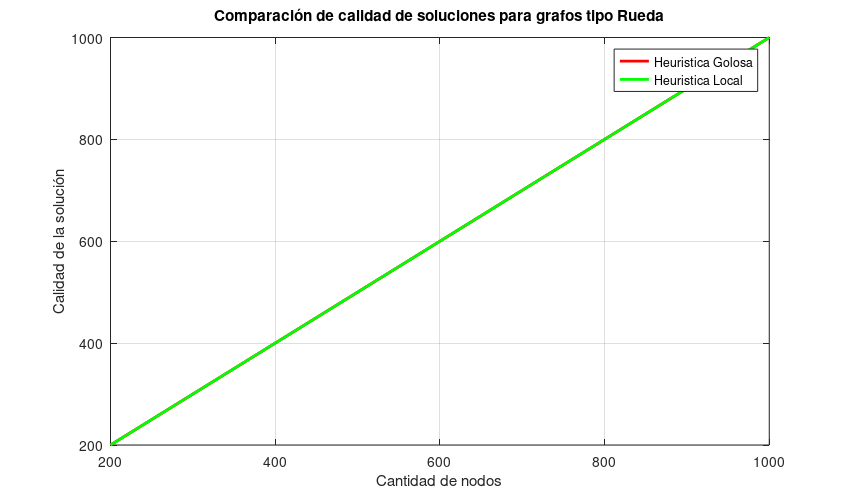
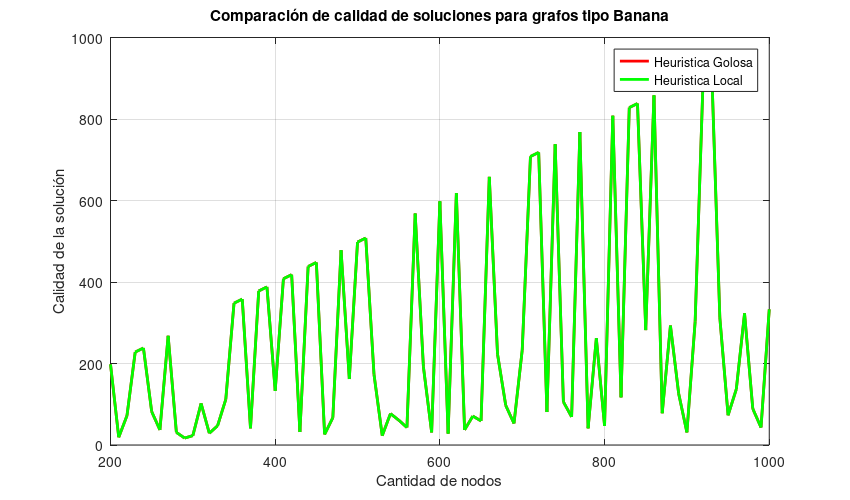
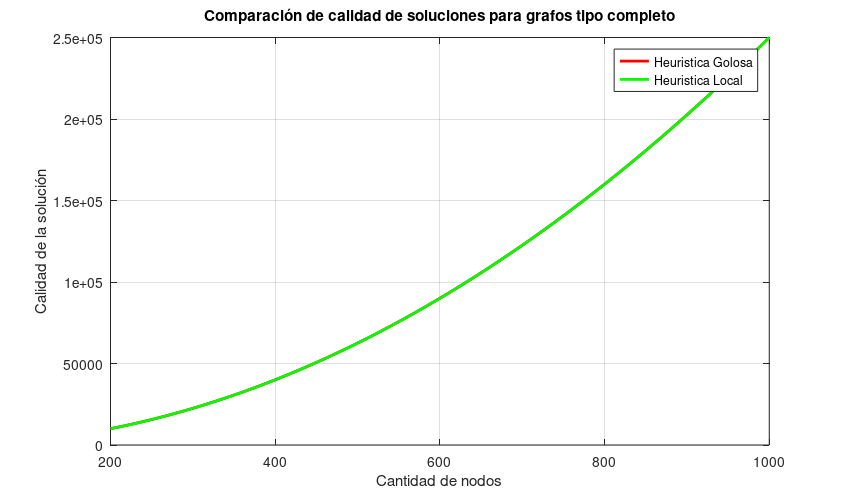
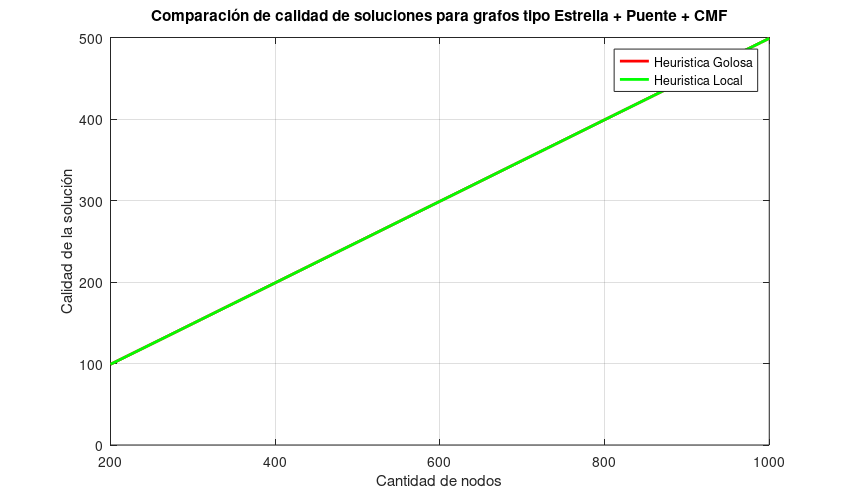

The MATLAB script that drew these images, in order:
# Ya estoy en la carpeta correcta

# A graficar!

clear;
hold off;


# 2  	WHEEL							Rueda
# 3 	BANANA						  	Banana Tree
# 4  	COMPLETE						Completo
# 9  	BIPARTITE_COMPLETE				Bipartito Completo
# 12  	CONNECTED_DENSITY				Conexo por densidad de ejes
# 14  	GREEDY_NOT_IN_CMF				Estrella+Puente+CMF
# 15  	GREEDY_IN_CMF					Estrella+CMF
# 17  	STAR_BRIDGE_DOUBLE_STAR			Estrella+Puente+Doble Estrella


goloso=load("calidadGrande/goloso_2.dat");
local=load("calidadGrande/local_2.dat");
#tabu=load("calidadGrande/tabu_2.dat");

plot(goloso(:,2), goloso(:,1), '-r', 'LineWidth', 2,local(:,2), local(:,1), '-g', 'LineWidth', 2);
title("Comparación de calidad de soluciones para grafos tipo Rueda");
xlabel("Cantidad de nodos");
ylabel("Calidad de la solución");
legend("Heuristica Golosa", "Heuristica Local");
grid;

set(gcf,'PaperUnits','inches','PaperPosition',[0 0 8.5 5])

print("versus_rueda_calidad_solucion.jpg");

%%%%%%%%%%%%%%%%%%%%%%%%%%%%%%%%%%%%%%%%%%%%%%%%%%%%%%%%%%%%%%%%%
%%%%%%%%%%%%%%%%%%%%%%%%%%%%%%%%%%%%%%%%%%%%%%%%%%%%%%%%%%%%%%%%%
%%%%%%%%%%%%%%%%%%%%%%%%%%%%%%%%%%%%%%%%%%%%%%%%%%%%%%%%%%%%%%%%%
%%%%%%%%%%%%%%%%%%%%%%%%%%%%%%%%%%%%%%%%%%%%%%%%%%%%%%%%%%%%%%%%%
%%%%%%%%%%%%%%%%%%%%%%%%%%%%%%%%%%%%%%%%%%%%%%%%%%%%%%%%%%%%%%%%%

goloso=load("calidadGrande/goloso_3.dat");
local=load("calidadGrande/local_3.dat");
#tabu=load("calidadGrande/tabu_3.dat");


plot(goloso(:,2), goloso(:,1), '-r', 'LineWidth', 2,local(:,2), local(:,1), '-g', 'LineWidth', 2);
#plot(goloso(:,1), goloso(:,1), '-r', 'LineWidth', 2,local(:,1), local_dat(:,1), '-g', 'LineWidth', 2,tabu(:,1), tabu_dat(:,1), '-b', 'LineWidth', 2);
title("Comparación de calidad de soluciones para grafos tipo Banana");
xlabel("Cantidad de nodos");
ylabel("Calidad de la solución");
legend("Heuristica Golosa", "Heuristica Local");
grid;

set(gcf,'PaperUnits','inches','PaperPosition',[0 0 8.5 5])

print("versus_banana_calidad_solucion.jpg");

%%%%%%%%%%%%%%%%%%%%%%%%%%%%%%%%%%%%%%%%%%%%%%%%%%%%%%%%%%%%%%%%%
%%%%%%%%%%%%%%%%%%%%%%%%%%%%%%%%%%%%%%%%%%%%%%%%%%%%%%%%%%%%%%%%%
%%%%%%%%%%%%%%%%%%%%%%%%%%%%%%%%%%%%%%%%%%%%%%%%%%%%%%%%%%%%%%%%%
%%%%%%%%%%%%%%%%%%%%%%%%%%%%%%%%%%%%%%%%%%%%%%%%%%%%%%%%%%%%%%%%%
%%%%%%%%%%%%%%%%%%%%%%%%%%%%%%%%%%%%%%%%%%%%%%%%%%%%%%%%%%%%%%%%%

goloso=load("calidadGrande/goloso_4.dat");
local=load("calidadGrande/local_4.dat");
#tabu=load("calidadGrande/tabu_4.dat");

plot(goloso(:,2), goloso(:,1), '-r', 'LineWidth', 2,local(:,2), local(:,1), '-g', 'LineWidth', 2);
#plot(goloso(:,1), goloso_dat(:,1), '-r', 'LineWidth', 2,local(:,1), local_dat(:,1), '-g', 'LineWidth', 2,tabu(:,1), tabu_dat(:,1), '-b', 'LineWidth', 2);
title("Comparación de calidad de soluciones para grafos tipo completo");
xlabel("Cantidad de nodos");
ylabel("Calidad de la solución");
legend("Heuristica Golosa", "Heuristica Local");
grid;

set(gcf,'PaperUnits','inches','PaperPosition',[0 0 8.5 5])

print("versus_completo_calidad_solucion.jpg");

%%%%%%%%%%%%%%%%%%%%%%%%%%%%%%%%%%%%%%%%%%%%%%%%%%%%%%%%%%%%%%%%%
%%%%%%%%%%%%%%%%%%%%%%%%%%%%%%%%%%%%%%%%%%%%%%%%%%%%%%%%%%%%%%%%%
%%%%%%%%%%%%%%%%%%%%%%%%%%%%%%%%%%%%%%%%%%%%%%%%%%%%%%%%%%%%%%%%%
%%%%%%%%%%%%%%%%%%%%%%%%%%%%%%%%%%%%%%%%%%%%%%%%%%%%%%%%%%%%%%%%%
%%%%%%%%%%%%%%%%%%%%%%%%%%%%%%%%%%%%%%%%%%%%%%%%%%%%%%%%%%%%%%%%%

goloso=load("calidadGrande/goloso_14.dat");
local=load("calidadGrande/local_14.dat");
#tabu=load("calidadGrande/tabu_14.dat");

plot(goloso(:,2), goloso(:,1), '-r', 'LineWidth', 2,local(:,2), local(:,1), '-g', 'LineWidth', 2);
#plot(goloso(:,1), goloso(:,1), '-r', 'LineWidth', 2,local(:,1), local(:,1), '-g', 'LineWidth', 2,tabu(:,1), tabu(:,1), '-b', 'LineWidth', 2);
title("Comparación de calidad de soluciones para grafos tipo Estrella + Puente + CMF");
xlabel("Cantidad de nodos");
ylabel("Calidad de la solución");
legend("Heuristica Golosa", "Heuristica Local");
grid;

set(gcf,'PaperUnits','inches','PaperPosition',[0 0 8.5 5])

print("versus_estrellaPuenteCMF_calidad_solucion.jpg");

%%%%%%%%%%%%%%%%%%%%%%%%%%%%%%%%%%%%%%%%%%%%%%%%%%%%%%%%%%%%%%%%%
%%%%%%%%%%%%%%%%%%%%%%%%%%%%%%%%%%%%%%%%%%%%%%%%%%%%%%%%%%%%%%%%%
%%%%%%%%%%%%%%%%%%%%%%%%%%%%%%%%%%%%%%%%%%%%%%%%%%%%%%%%%%%%%%%%%
%%%%%%%%%%%%%%%%%%%%%%%%%%%%%%%%%%%%%%%%%%%%%%%%%%%%%%%%%%%%%%%%%
%%%%%%%%%%%%%%%%%%%%%%%%%%%%%%%%%%%%%%%%%%%%%%%%%%%%%%%%%%%%%%%%%

goloso=load("calidadGrande/goloso_15.dat");
local=load("calidadGrande/local_15.dat");
#tabu=load("calidadGrande/tabu_15.dat");

plot(goloso(:,2), goloso(:,1), '-r', 'LineWidth', 2,local(:,2), local(:,1), '-g', 'LineWidth', 2);
#plot(goloso(:,1), goloso(:,1), '-r', 'LineWidth', 2,local(:,1), local(:,1), '-g', 'LineWidth', 2,tabu(:,1), tabu(:,1), '-b', 'LineWidth', 2);
title("Comparación de calidad de soluciones para grafos tipo Estrella + CMF");
xlabel("Cantidad de nodos");
ylabel("Calidad de la solución");
legend("Heuristica Golosa", "Heuristica Local");
grid;

set(gcf,'PaperUnits','inches','PaperPosition',[0 0 8.5 5])

print("versus_estrellaCMF_calidad_solucion.jpg");

%%%%%%%%%%%%%%%%%%%%%%%%%%%%%%%%%%%%%%%%%%%%%%%%%%%%%%%%%%%%%%%%%
%%%%%%%%%%%%%%%%%%%%%%%%%%%%%%%%%%%%%%%%%%%%%%%%%%%%%%%%%%%%%%%%%
%%%%%%%%%%%%%%%%%%%%%%%%%%%%%%%%%%%%%%%%%%%%%%%%%%%%%%%%%%%%%%%%%
%%%%%%%%%%%%%%%%%%%%%%%%%%%%%%%%%%%%%%%%%%%%%%%%%%%%%%%%%%%%%%%%%
%%%%%%%%%%%%%%%%%%%%%%%%%%%%%%%%%%%%%%%%%%%%%%%%%%%%%%%%%%%%%%%%%

goloso=load("calidadGrande/goloso_17.dat");
local=load("calidadGrande/local_17.dat");
#tabu=load("calidadGrande/tabu_17.dat");

plot(goloso(:,2), goloso(:,1), '-r', 'LineWidth', 2,local(:,2), local(:,1), '-g', 'LineWidth', 2);
#plot(goloso(:,1), goloso(:,1), '-r', 'LineWidth', 2,local(:,1), local(:,1), '-g', 'LineWidth', 2,tabu(:,1), tabu(:,1), '-b', 'LineWidth', 2);
title("Comparación de calidad de soluciones para grafos tipo Estrella + Puente + Doble Estrella");
xlabel("Cantidad de nodos");
ylabel("Calidad de la solución");
legend("Heuristica Golosa", "Heuristica Local");
grid;

set(gcf,'PaperUnits','inches','PaperPosition',[0 0 8.5 5])

print("versus_estrellaPuenteDobleEstrella_calidad_solucion.jpg");
